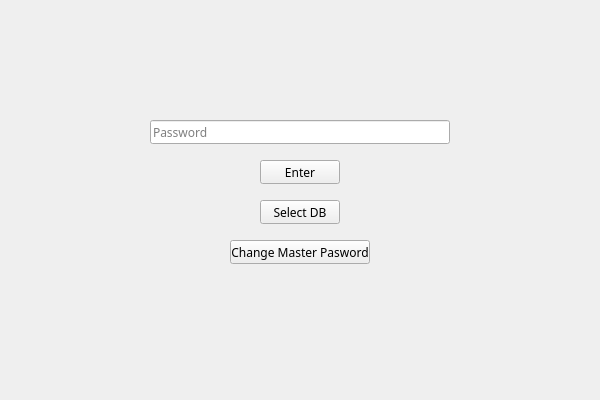
<?xml version="1.0" encoding="UTF-8"?>
<ui version="4.0">
 <class>MainWindow</class>
 <widget class="QMainWindow" name="MainWindow">
  <property name="geometry">
   <rect>
    <x>0</x>
    <y>0</y>
    <width>600</width>
    <height>400</height>
   </rect>
  </property>
  <property name="font">
   <font>
    <family>Linux Biolinum G</family>
   </font>
  </property>
  <property name="windowTitle">
   <string>CS50 Final Project</string>
  </property>
  <widget class="QWidget" name="centralwidget">
   <widget class="QPushButton" name="pushButton">
    <property name="geometry">
     <rect>
      <x>260</x>
      <y>160</y>
      <width>80</width>
      <height>24</height>
     </rect>
    </property>
    <property name="text">
     <string>Enter</string>
    </property>
   </widget>
   <widget class="QLineEdit" name="lineEdit">
    <property name="geometry">
     <rect>
      <x>150</x>
      <y>120</y>
      <width>300</width>
      <height>24</height>
     </rect>
    </property>
    <property name="inputMethodHints">
     <set>Qt::ImhSensitiveData</set>
    </property>
    <property name="text">
     <string/>
    </property>
    <property name="alignment">
     <set>Qt::AlignLeading|Qt::AlignLeft|Qt::AlignVCenter</set>
    </property>
    <property name="dragEnabled">
     <bool>false</bool>
    </property>
    <property name="placeholderText">
     <string>Password</string>
    </property>
   </widget>
   <widget class="QPushButton" name="pushButton_2">
    <property name="geometry">
     <rect>
      <x>230</x>
      <y>240</y>
      <width>140</width>
      <height>24</height>
     </rect>
    </property>
    <property name="text">
     <string>Change Master Pasword</string>
    </property>
   </widget>
   <widget class="QPushButton" name="pushButton_3">
    <property name="geometry">
     <rect>
      <x>260</x>
      <y>200</y>
      <width>80</width>
      <height>24</height>
     </rect>
    </property>
    <property name="text">
     <string>Select DB</string>
    </property>
   </widget>
  </widget>
 </widget>
 <resources/>
 <connections/>
</ui>
